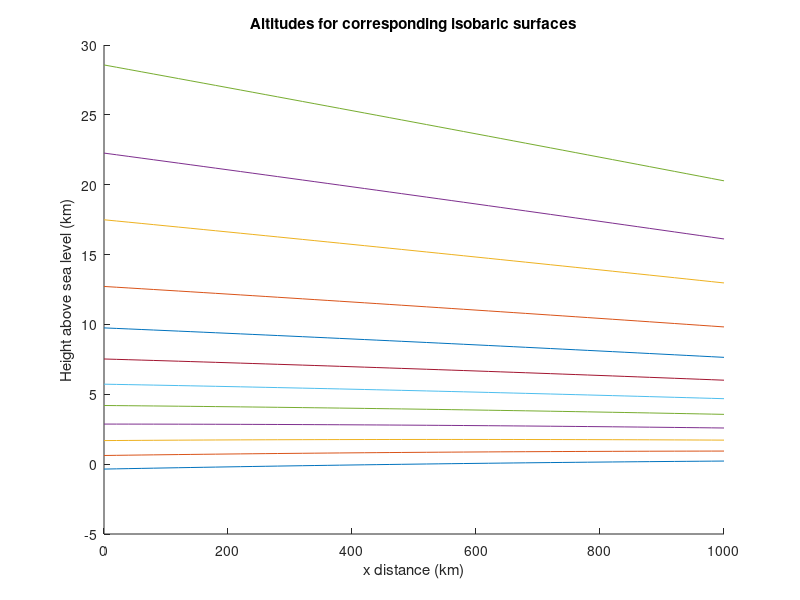

Write the MATLAB code that produced this figure. (Note: this script raises an error after producing the figure.)
clear all
close all
%% Inputs
xkm = 0:20:1000;
zkm = 0:1:30;
dx = 20;
dz = 1;
pi_top = 2;
eta_c = 0.3;
a = 0.0293;
P = [100 90 80 70 60 50 40 30 20 10 5 2];
eta = [0, 0.1, 0.2, 0.3, 0.4, 0.5, 0.6, 0.7, 0.8, 0.85, 0.9, 0.95, 1];
%% Temperature
%This loop creates a [31,51] matrix where each row represents the
%temperatures across x for one z value
T_matrix = zeros(length(zkm),length(xkm));
for i=1:length(zkm)
    zkm_calc = zkm(i);
    if zkm_calc < 12
        T = (40 - 0.08.*xkm) - 6.5*zkm_calc + 273; %K
    else
        T = (40-0.08.*xkm) - 6.5*12 + 273; %K
    end
    T_matrix(i,:) = T;
end
%% Q1)
%Find:  On an x-z graph, plot the altitudes (km) of the following isobaric surfaces:
%100, 90, 80, 70, 60, 50, 40, 30, 20, 10, 5, 2 kPa.
%On the same plot, plot the altitude of Zground. 
%% Altitude
alt = zeros(length(P), length(xkm));
Pms1 = 95 + 0.01.*xkm;
z = 0; %corresponding to Pms1
%P(1) = Pms1;
z = -log(P(1)./Pms1)*a.*T + z;
alt(1,:)=z;
for k=2:length(P)
    if z < 12
        T = (40 - 0.08.*xkm) - 6.5*z + 273; %K
    else
        T = (40-0.08.*xkm) - 6.5*12 + 273; %K
    end
    z = -log(P(k)./P(k-1))*a.*T + z;
    alt(k,:)=z;
end
%% Plot Altitudes
figure(1)
hold on
for m=1:length(P)
    plot(xkm,alt(m,:))
    xlabel('x distance (km)');
    ylabel('Height above sea level (km)');
    title('Altitudes for corresponding isobaric surfaces')
end
%% Question 2
% Interpolate to find the Psurface (kPa) pressure at Zground. Namely, it is the pressure that corresponds to eta = 1.  
%This pressure that you use to find eta in exercises (3) & (4).
%% Topography
Zground=zeros(1,length(xkm));
for j=1:length(xkm)
    %xkm_calc=xkm(j);
    if 250 < xkm(j) && xkm(j) < 750
        Zground_km = 1 + cos(2*3.14159.*(xkm(j) - 500)/500);
    else
        Zground_km = 0;
    end
    Zground(1,j)=Zground_km;
end
P1 = P(1);
z1 = alt(1,:);
Psfc = zeros(1,length(xkm));
for n=i:length(xkm)
    P2 = P1*exp((z1(n) - Zground(n))/(a*T_matrix(1,n)));
    Psfc(1,n)=P2;    
end
Table = [xkm(:), Zground(:), Psfc(:)];
Table = Table.'; % Remove semi colon before publishing

%% Question 3
%Create a new P-x graph, on which you plot lines of constant eta, for the eta values listed below.  
%Namely, it should look something like WRF4 figure 2.1b, but with the more realistic meteorology that I prescribed above.  
%Also, like that figure, plot pressure P on the vertical axis in reversed order (highest pressure at the bottom of the figure), 
%but don't use a log scale for P.

%CAUTION: when calculating the values of B to use in WRF4 eq. (2.2), 
%be advised that WRF4 eq. (2.3) applies only for eta > eta_c. Otherwise, set B = 0 for eta <= eta_c.

%% Lines of constant eta
c1 = 2*eta_c^2/(1-eta_c)^3;
c2 = -eta_c*(4 + eta_c + eta_c^2)/(1-eta_c)^3;
c3 = 2*(1+eta_c+eta_c^2)/(1-eta_c)^3;
c4 = -(1+eta_c)/(1-eta_c)^3;

B = zeros(1,length(eta));
for l=1:length(eta)
    etacalc = eta(l);
    if etacalc>eta_c
        B = c1 + c2*etacalc + c3*etacalc^2 + c4*etacalc^3;
    else
        B = 0;
    end
    B(1,l)=B;
end

Pd = B.*(ps-pt) + (eta-B)*(Pms1-pt) + pt;


%% Pressure altitude
% z_matrix = zeros(length(P),length(xkm));
% for k=1:length(P)-1
%     for m=1:length(zkm)
%         z = -log(P(k+1)./P(k))*a.*T(m,:) + z;
%         z_matrix(k,:) = deltaz;
%     end
% end    
